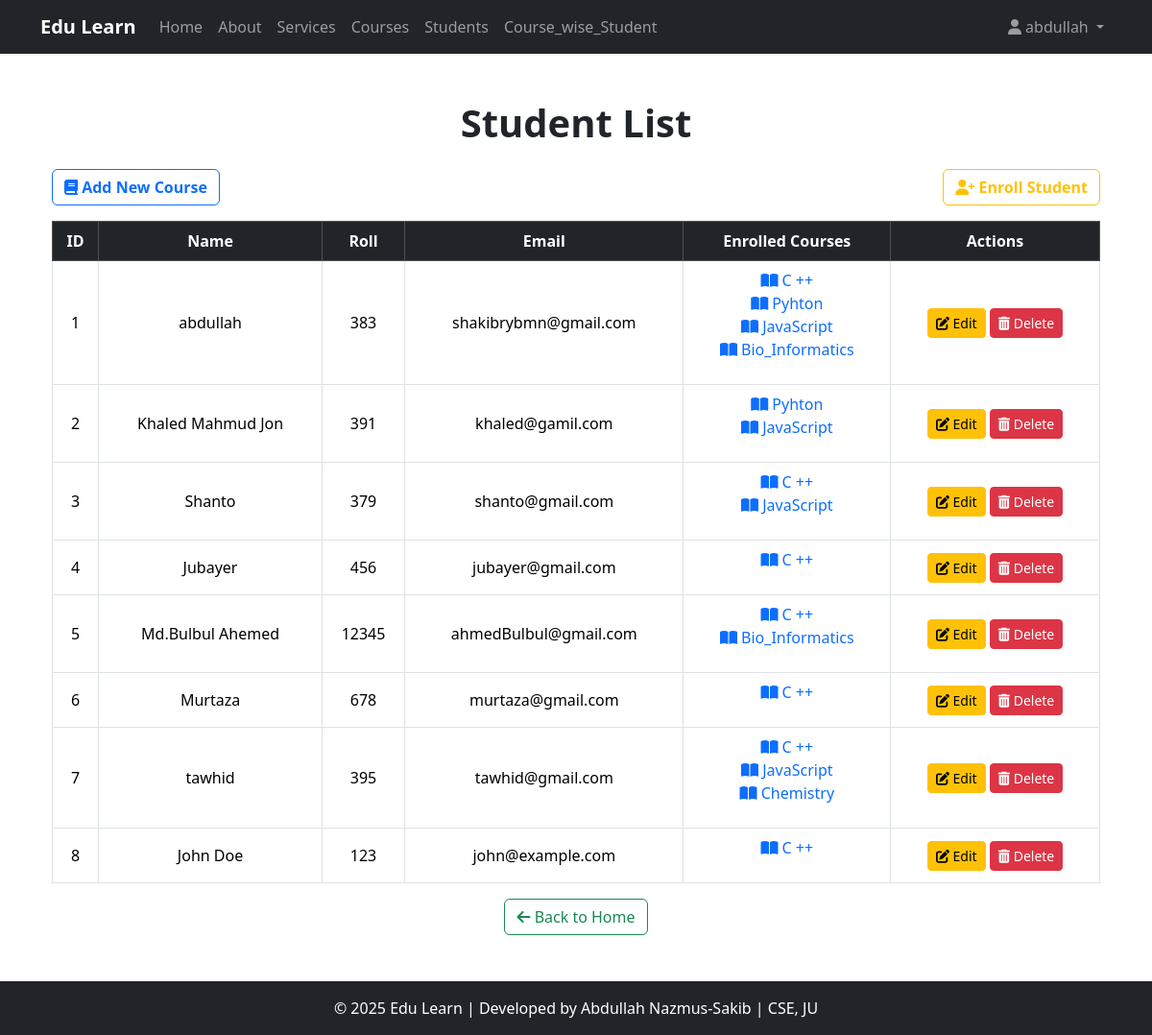
Screenshot of /student_list/ (signed in) with the database file from the repository.
### Course_app/models.py (models this page shows, shortened)
class Student(models.Model):
    user = models.OneToOneField(User, on_delete=models.CASCADE,null=True,blank=True)
    name = models.CharField(max_length=30)
    roll = models.IntegerField()
    email = models.EmailField(max_length=60,unique=True)
    enrolled_courses = models.ManyToManyField(Course, related_name="students")  # ✅ Changed related_name to plural
    completed_lesson = models.ManyToManyField(Lesson,related_name='completed_by',blank=True)

class Course(models.Model):
    title = models.CharField(max_length=25)
    descriptions = models.TextField()
    durations = models.IntegerField(help_text="Durations in hours")
    thumbnail = models.ImageField(upload_to="courses_thumbnail/", null=True, blank=True)
    created_at = models.DateTimeField(auto_now_add=True,null=True,blank=True)

### Course_app/views.py (the view)
# urls.py: path('student_list/',views.student_list,name='student_list'),
@login_required(login_url='login_user')
def student_list(request):
    students = Student.objects.all()
    context = {
        'check':1,
        'students':students
    }
    return render(request,html_path_for_student_list,context)

### templates/Course_app/student_list.html (shortened to what this page needs)
{% extends 'Course_app/base.html' %}
{% block content %}
<div class="container">
    <div class="text-center mb-4">
        <h1 class="fw-bold">
            {% if check == 2 %}
                Enrolled Students in <span class="text-danger">"{{ course.title }}"</span> Course
            {% elif check == 3 %}
                Student Information
            {% elif check == 1 %}
                Student List
            {% endif %}
        </h1>
    </div>
    <div class="d-flex justify-content-between mb-3">
        <a href="{% url 'create_course' %}" class="btn btn-outline-primary fw-bold">
            <i class="fas fa-book"></i> Add New Course
        </a>
        <a href="{% url 'Enroll_student' %}" class="btn btn-outline-warning fw-bold">
            <i class="fas fa-user-plus"></i> Enroll Student
        </a>
    </div>
    <div class="table-responsive">
        <table class="table table-bordered table-hover text-center align-middle">
            <thead class="table-dark">
                <tr>
                    <th>ID</th>
                    <th>Name</th>
                    <th>Roll</th>
                    <th>Email</th>
                    <th>Enrolled Courses</th>
                    <th>Actions</th>
                </tr>
            </thead>
            <tbody>
                {% if check == 3 %}
                    <tr>
                        <td>{{ student.id }}</td>
                        <td>{{ student.name }}</td>
                        <td>{{ student.roll }}</td>
                        <td>{{ student.email }}</td>
                        <td>
                            <ul class="list-unstyled">
                                {% for course in student.enrolled_courses.all %}
                                    <li>
                                        <a href="{% url 'coursedetails' course.id %}" class="text-decoration-none text-primary">
                                            <i class="fas fa-book-open"></i> {{ course.title }}
                                        </a>
                                    </li>
                                {% endfor %}
                            </ul>
                        </td>
                        <td>
                            <a href="{% url 'update_student' student.id %}" class="btn btn-sm btn-warning">
                                <i class="fas fa-edit"></i> Edit
                            </a>
                            <form action="{% url 'delete_student' student.id %}" class="d-inline">
                                {% csrf_token %}
                                <button type="submit" class="btn btn-sm btn-danger">
                                    <i class="fas fa-trash-alt"></i> Delete
                                </button>
                            </form>
                        </td>
                    </tr>
                {% else %}
                    {% for student in students %}
                        <tr>
                            <td>{{ forloop.counter }}</td>
                            <td>{{ student.name }}</td>
                            <td>{{ student.roll }}</td>
                            <td>{{ student.email }}</td>
                            <td>
                                <ul class="list-unstyled">
                                    {% for course in student.enrolled_courses.all %}
                                        <li>
                                            <a href="{% url 'coursedetails' course.id %}" class="text-decoration-none text-primary">
                                                <i class="fas fa-book-open"></i> {{ course.title }}
                                            </a>
                                        </li>
                                    {% endfor %}
                                </ul>
                            </td>
                            <td>
                                <a href="{% url 'update_student' student.id %}" class="btn btn-sm btn-warning">
                                    <i class="fas fa-edit"></i> Edit
                                </a>
                                <form action="{% url 'delete_student' student.id %}" class="d-inline">
                                    <button type="submit" class="btn btn-sm btn-danger">
                                        <i class="fas fa-trash-alt"></i> Delete
                                    </button>
                                </form>
                            </td>
                        </tr>
                    {% endfor %}
                {% endif %}
            </tbody>
        </table>
    </div>
    <div class="d-flex justify-content-center">
        <a href="{% url 'course_list' %}" class="btn btn-outline-success">
            <i class="fas fa-arrow-left"></i> Back to Home
        </a>
    </div>
</div>
{% endblock content %}

### templates/Course_app/navbar.html (shortened to what this page needs)
<nav class="navbar navbar-expand-lg navbar-dark bg-dark">
    <div class="container">
        <a class="navbar-brand fw-bold" href="{% url 'course_list' %}">Edu Learn</a>
        <div class="collapse navbar-collapse" id="navbarNav">
            <ul class="navbar-nav me-auto">
                <li class="nav-item">
                    <a class="nav-link {% if request.path == '/' %}active{% endif %}" href="{% url 'course_list' %}">Home</a>
                </li>
                <li class="nav-item">
                    <a class="nav-link" href="{% url 'about' %}">About</a>
                </li>
                <li class="nav-item">
                    <a class="nav-link" href="{% url 'services' %}">Services</a>
                </li>
                <li class="nav-item">
                    <a class="nav-link" href="{% url 'course_list' %}">Courses</a>
                </li>
                <li class="nav-item">
                    <a class="nav-link" href="{% url 'student_list' %}">Students</a>
                </li>
                <li class="nav-item">
                    <a class="nav-link" href="{% url 'Course_wise_Student' %}">Course_wise_Student</a>
                </li>
            </ul>
            <ul class="navbar-nav">
                <li class="nav-item dropdown">
                    <a class="nav-link dropdown-toggle" href="#" id="userDropdown" role="button" data-bs-toggle="dropdown" aria-expanded="false">
                        <i class="fas fa-user"></i>
                        {% if request.user.is_authenticated %}
                        {{ request.user.username }}
                        {% else %}
                            Account
                        {% endif %}
                    </a>
                </li>
            </ul>
        </div>
    </div>
</nav>

### static/Course_app/css/base.css (style rules this page uses)
html, body { height: 100%; }
body { display: flex; flex-direction: column; }

### rows the page displays
Student: name "abdullah", roll "383", email "shakibrybmn@gmail.com"
Course: title "C ++"
Course: title "Pyhton"
Course: title "JavaScript"
Course: title "Bio_Informatics"
Student: name "Khaled Mahmud Jon", roll "391", email "khaled@gamil.com"
Student: name "Shanto", roll "379", email "shanto@gmail.com"
Student: name "Jubayer", roll "456", email "jubayer@gmail.com"
Student: name "Md.Bulbul Ahemed", roll "12345", email "ahmedBulbul@gmail.com"
Student: name "Murtaza", roll "678", email "murtaza@gmail.com"
Student: name "tawhid", roll "395", email "tawhid@gmail.com"
Course: title "Chemistry"
Student: name "John Doe", roll "123", email "john@example.com"

### other values shown
{{ request.user.username }} "abdullah"
